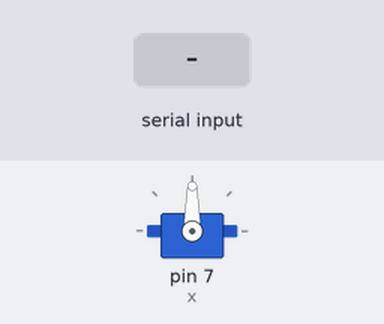
A sketch run on a simulated Arduino Uno, built with avr-gcc and run on an emulated ATmega328P. Shown: servo. The inputs (shaded band) are chosen by the test bench. What the sketch prints to the serial monitor is not drawn.

Above: at 1.2 s.
1.3 s: "b" received over the second serial link
At 1.7 s:
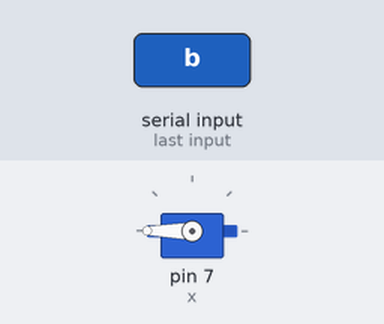
2.8 s: "1" received over the second serial link
At 4.0 s:
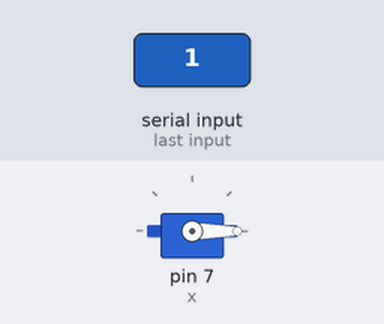
4.3 s: "A" received over the second serial link
At 5.2 s:
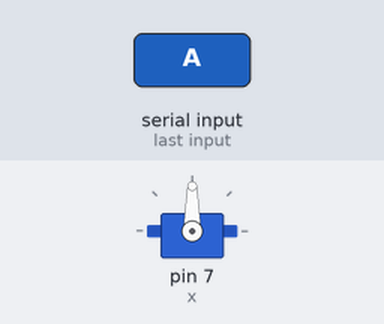
5.8 s: "0" received over the second serial link
At 6.3 s:
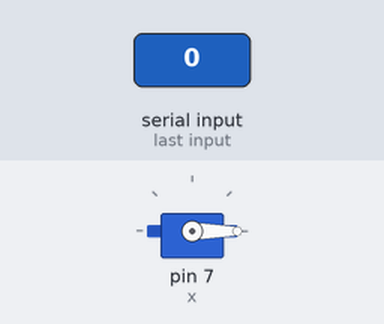
Timing chart, 0 to 8.3 s (numbered marks = the images above; inputs shaded):
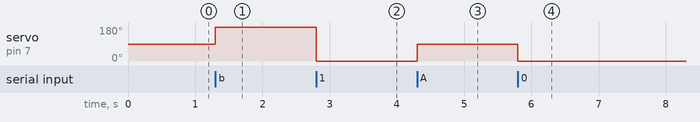

Measured:
- after the input at 1.3 s, servo on pin 7 (x): 90° → 180° at once
- after the input at 2.8 s, servo on pin 7 (x): 180° → 0° at once
- after the input at 4.3 s, servo on pin 7 (x): 0° → 90° at once
- after the input at 5.8 s, servo on pin 7 (x): 90° → 0° at once

The sketch:

HC_05_blueth.ino
```cpp
//Mohammed yacoubi
#include <SoftwareSerial.h>
#include <Servo.h>
SoftwareSerial myserial(2,3); //myserial(TX,RX)
Servo myservo;
int x = 7 ;
void setup() {
 myserial.begin(9600);
 Serial.begin(9600);
 pinMode(x, OUTPUT);
  myservo.attach(x);
}

void loop() {
  if(myserial.available()>0)
//Obtenez le nombre d'octets disponibles pour la lecture à partir du port série
    {
    char c=myserial.read();//read l'octet
    Serial.print(c);
    switch(c){
    case 'A': // s'il  envoyé A donc le servo motor tours 90°
     myservo.write(90);
     break;
     case 'b':  // s'il encoyé b donc le servo motor tours 180°
      myservo.write(180);
     break;
     default: // else le servo il vas tourner 0°
     myservo.write(0);

   }
  }}


 /*if (myserial.available())
 {

  if (myserial.read() == 'A' )
  {
    digitalWrite(x , HIGH);
    }
    else if(myserial.read() == 'b' ) {
      digitalWrite(x , LOW) ;
      }
  }

}*/
```
